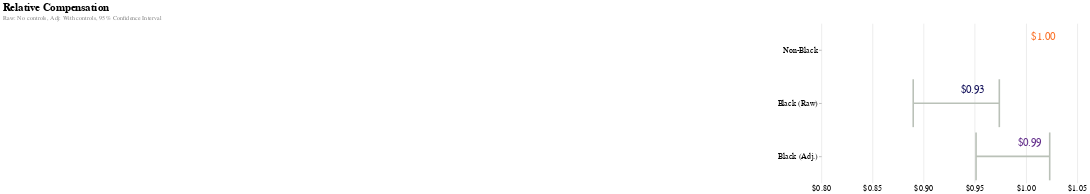

The cell this chart's notebook holds for it:
### Code cell
labels = ["Non-Black", "Black (Raw)", "Black (Adj.)"]
colors = ["#fa7026", "#14125b", "#612b8a"]

color_scale = alt.Scale(
    domain=labels,
    range=colors
)

points = alt.Chart(data_plot, title="Relative Compensation").mark_bar(size=70, cornerRadiusBottomRight=8, cornerRadiusTopRight=8, clip=True).encode(
    x=alt.X("data", 
            axis=alt.Axis(format="$.2f", title=None, tickCount=5, tickSize=0, labelFlush=False, labelFontSize=15),
            scale=alt.Scale(
                domain=(0.8, 1.05)
            )
    ),
    y=alt.Y("labels", 
            axis=alt.Axis(title=None, labelFontSize=15), 
            sort=labels),
    color=alt.Color(
        'labels',
        legend=None,
        scale=color_scale
    )
)

text = alt.Chart(data_plot).mark_text(
    align='left',
    baseline='middle',
    dx=10,
    dy=-25,
    fontSize=20
).encode(
    text=alt.Text("data", format="$.2f"),
    x="data",
    y=alt.Y("labels", 
            sort=labels),
    color=alt.Color(
        'labels',
        scale=color_scale
    )
)

error_bars = alt.Chart(data_plot).mark_bar(color="#BAC1B8", size=3).encode(
    x="lower",
    x2="upper",
    y=alt.Y("labels", 
        sort=labels),
)

lower = alt.Chart(data_plot).mark_tick(color="#BAC1B8", thickness=3, opacity=1).encode(
    x="lower",
    y=alt.Y("labels", 
        sort=labels),
)

upper = alt.Chart(data_plot).mark_tick(color="#BAC1B8", thickness=3, opacity=1).encode(
    x="upper",
    y=alt.Y("labels", 
        sort=labels),
)

chart = (points + text + error_bars + lower + upper).properties(
    width=500,
    height=300,
    title={
        "text": "Relative Compensation", 
        "subtitle": "Raw: No controls, Adj: With controls, 95% Confidence Interval",
        "subtitleColor": "gray"
    }
).configure_view(
    strokeWidth=0
).configure_title(
    anchor='start',
    offset=5,
    fontSize=20
).configure_axis(
    domain=False
)

chart.save("relative_compensation.png", method="selenium", webdriver="chrome", scale_factor=3.0)

chart

### Figure 1 — Vega-Lite specification as saved in the notebook (floating-point values rounded to 4 significant figures)
{"config": {"view": {"continuousWidth": 400, "continuousHeight": 300, "strokeWidth": 0}, "axis": {"domain": false}, "title": {"anchor": "start", "fontSize": 20, "offset": 5}}, "layer": [{"mark": {"type": "bar", "clip": true, "cornerRadiusBottomRight": 8, "cornerRadiusTopRight": 8, "size": 70}, "encoding": {"color": {"type": "nominal", "field": "labels", "legend": null, "scale": {"domain": ["Non-Black", "Black (Raw)", "Black (Adj.)"], "range": ["#fa7026", "#14125b", "#612b8a"]}}, "x": {"type": "quantitative", "axis": {"format": "$.2f", "labelFlush": false, "labelFontSize": 15, "tickCount": 5, "tickSize": 0, "title": null}, "field": "data", "scale": {"domain": [0.8, 1.05]}}, "y": {"type": "nominal", "axis": {"labelFontSize": 15, "title": null}, "field": "labels", "sort": ["Non-Black", "Black (Raw)", "Black (Adj.)"]}}, "title": "Relative Compensation"}, {"mark": {"type": "text", "align": "left", "baseline": "middle", "dx": 10, "dy": -25, "fontSize": 20}, "encoding": {"color": {"type": "nominal", "field": "labels", "scale": {"domain": ["Non-Black", "Black (Raw)", "Black (Adj.)"], "range": ["#fa7026", "#14125b", "#612b8a"]}}, "text": {"type": "quantitative", "field": "data", "format": "$.2f"}, "x": {"type": "quantitative", "field": "data"}, "y": {"type": "nominal", "field": "labels", "sort": ["Non-Black", "Black (Raw)", "Black (Adj.)"]}}}, {"mark": {"type": "bar", "color": "#BAC1B8", "size": 3}, "encoding": {"x": {"type": "quantitative", "field": "lower"}, "x2": {"field": "upper"}, "y": {"type": "nominal", "field": "labels", "sort": ["Non-Black", "Black (Raw)", "Black (Adj.)"]}}}, {"mark": {"type": "tick", "color": "#BAC1B8", "opacity": 1, "thickness": 3}, "encoding": {"x": {"type": "quantitative", "field": "lower"}, "y": {"type": "nominal", "field": "labels", "sort": ["Non-Black", "Black (Raw)", "Black (Adj.)"]}}}, {"mark": {"type": "tick", "color": "#BAC1B8", "opacity": 1, "thickness": 3}, "encoding": {"x": {"type": "quantitative", "field": "upper"}, "y": {"type": "nominal", "field": "labels", "sort": ["Non-Black", "Black (Raw)", "Black (Adj.)"]}}}], "data": {"name": "data-00040d1ab84f78dc3f99ed96638d5aa8"}, "height": 300, "title": {"text": "Relative Compensation", "subtitle": "Raw: No controls, Adj: With controls, 95% Confidence Interval", "subtitleColor": "gray"}, "width": 500, "$schema": "https://vega.github.io/schema/vega-lite/v4.8.1.json", "datasets": {"data-00040d1ab84f78dc3f99ed96638d5aa8": [{"data": 1.0, "lower": null, "upper": null, "labels": "Non-Black", "Legend": "95% Confidence Interval"}, {"data": 0.9309, "lower": 0.8897, "upper": 0.9739, "labels": "Black (Raw)", "Legend": "95% Confidence Interval"}, {"data": 0.9865, "lower": 0.9512, "upper": 1.023, "labels": "Black (Adj.)", "Legend": "95% Confidence Interval"}]}}
